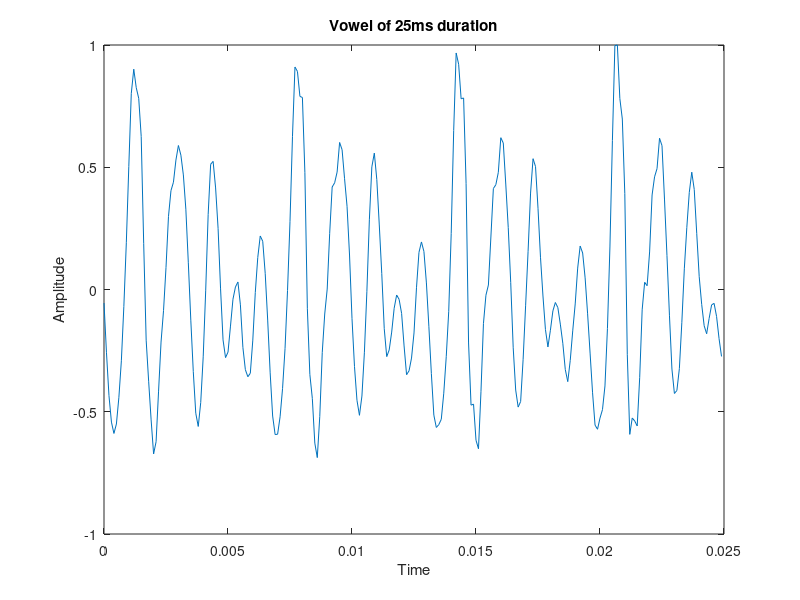
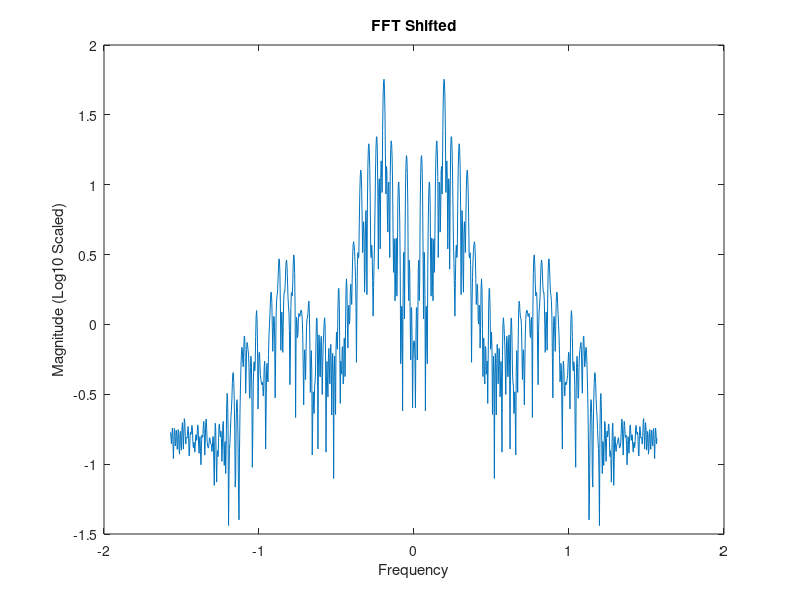
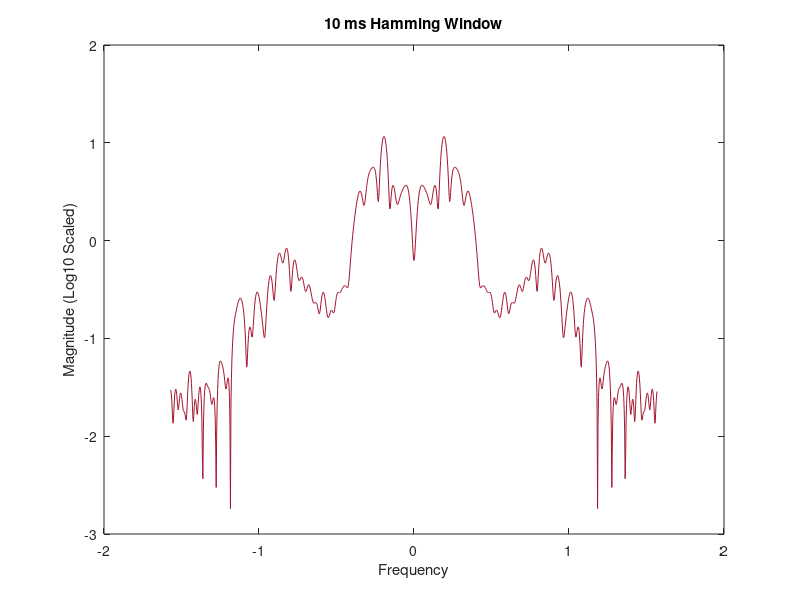
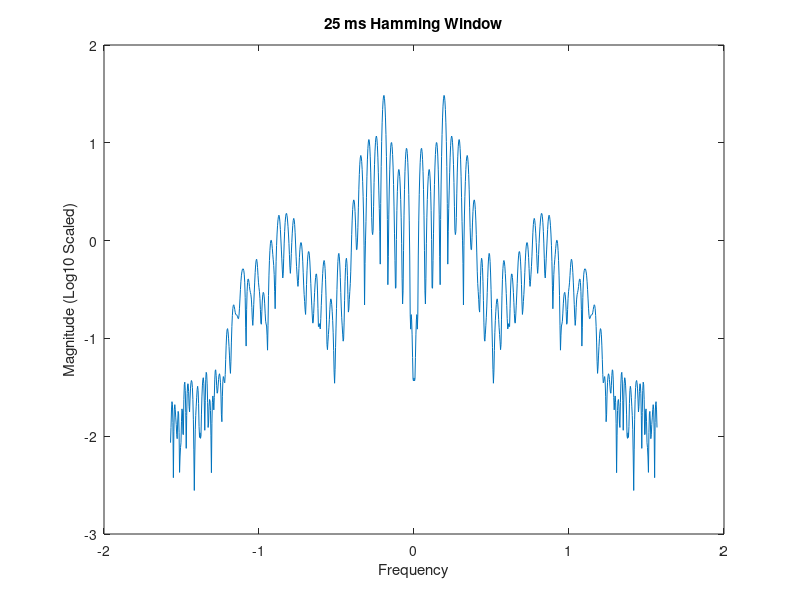

The MATLAB source for these figures, in order:
load('./ex2M1.mat');
fs = 10000;
range = 0:(1/fs):(0.025-1/fs);
figure;
plot(range, speech1_10k);
title('Vowel of 25ms duration');
xlabel('Time');
ylabel('Amplitude');

n = 1024;
Y = fft(speech1_10k, n);
Y_abs = abs(Y);
freq_range = 0:pi/n:pi-pi/n;
s_freq_range = -pi/2:pi/n:pi/2-pi/n;
s_Y = fftshift(Y);
figure;
plot(s_freq_range, log10(abs(s_Y)));
title('FFT Shifted');
xlabel('Frequency');
ylabel('Magnitude (Log10 Scaled)');

ham_10 = zeros(250);
ham_10(125-50:125+49) = hamming(100, "symmetric");
window_10 = (speech1_10k' .* ham_10);
fft_win10 = fftshift(fft(window_10, 1024));
figure;
plot(s_freq_range, log10(abs(fft_win10)));
title('10 ms Hamming Window');
xlabel('Frequency');
ylabel('Magnitude (Log10 Scaled)');

ham_25 = hamming(250, "symmetric");
window_25 = (speech1_10k' .* ham_25);
fft_win25 = fftshift(fft(window_25, 1024));
figure;
plot(s_freq_range, log10(abs(fft_win25)));
title('25 ms Hamming Window');
xlabel('Frequency');
ylabel('Magnitude (Log10 Scaled)');